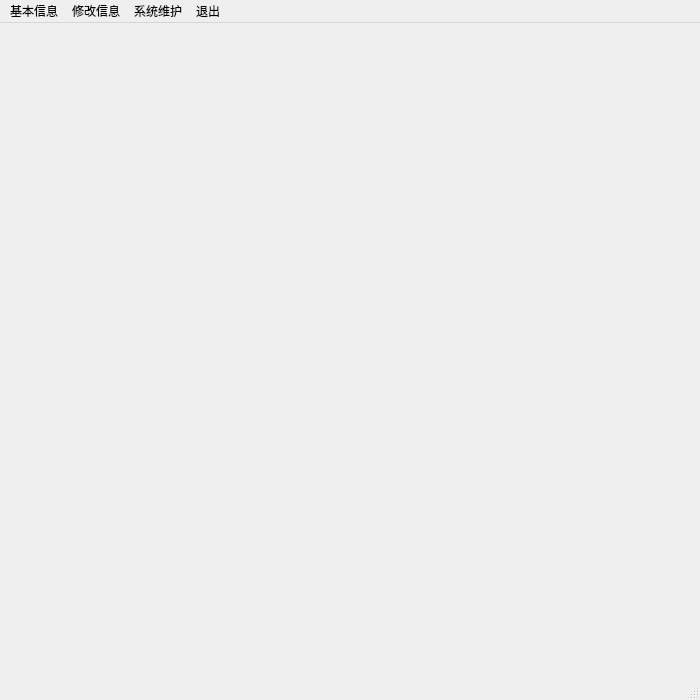
<?xml version="1.0" encoding="UTF-8"?>
<ui version="4.0">
 <class>MainWindow</class>
 <widget class="QMainWindow" name="MainWindow">
  <property name="geometry">
   <rect>
    <x>0</x>
    <y>0</y>
    <width>700</width>
    <height>700</height>
   </rect>
  </property>
  <property name="windowTitle">
   <string>共青团员管理系统</string>
  </property>
  <property name="autoFillBackground">
   <bool>false</bool>
  </property>
  <property name="styleSheet">
   <string notr="true">background-image: url(:/main/bg.png);</string>
  </property>
  <widget class="QWidget" name="centralwidget"/>
  <widget class="QMenuBar" name="menubar">
   <property name="geometry">
    <rect>
     <x>0</x>
     <y>0</y>
     <width>700</width>
     <height>23</height>
    </rect>
   </property>
   <widget class="QMenu" name="menu">
    <property name="title">
     <string>基本信息</string>
    </property>
    <addaction name="tzzxx"/>
    <addaction name="tgxx"/>
    <addaction name="tycx"/>
    <addaction name="xxtj"/>
   </widget>
   <widget class="QMenu" name="menu_2">
    <property name="title">
     <string>修改信息</string>
    </property>
    <addaction name="djxry"/>
    <addaction name="scty"/>
    <addaction name="action_7"/>
   </widget>
   <widget class="QMenu" name="menu_3">
    <property name="title">
     <string>退出</string>
    </property>
    <addaction name="tcdl"/>
    <addaction name="tcxt"/>
   </widget>
   <widget class="QMenu" name="menu_4">
    <property name="title">
     <string>系统维护</string>
    </property>
    <addaction name="glgly"/>
    <addaction name="glyh"/>
   </widget>
   <addaction name="menu"/>
   <addaction name="menu_2"/>
   <addaction name="menu_4"/>
   <addaction name="menu_3"/>
  </widget>
  <widget class="QStatusBar" name="statusbar"/>
  <action name="tzzxx">
   <property name="text">
    <string>团组织查询</string>
   </property>
  </action>
  <action name="tgxx">
   <property name="text">
    <string>团干查询</string>
   </property>
  </action>
  <action name="tycx">
   <property name="text">
    <string>团员查询</string>
   </property>
  </action>
  <action name="xxtj">
   <property name="text">
    <string>信息统计</string>
   </property>
  </action>
  <action name="djxry">
   <property name="text">
    <string>登记新团员</string>
   </property>
  </action>
  <action name="scty">
   <property name="text">
    <string>删除团员</string>
   </property>
  </action>
  <action name="action_7">
   <property name="text">
    <string>修改团员信息</string>
   </property>
  </action>
  <action name="tcdl">
   <property name="text">
    <string>退出登录</string>
   </property>
  </action>
  <action name="tcxt">
   <property name="text">
    <string>退出系统</string>
   </property>
  </action>
  <action name="glgly">
   <property name="text">
    <string>管理管理员</string>
   </property>
  </action>
  <action name="glyh">
   <property name="text">
    <string>管理用户</string>
   </property>
  </action>
 </widget>
 <resources>
  <include location="img/img.qrc"/>
 </resources>
 <connections/>
</ui>
